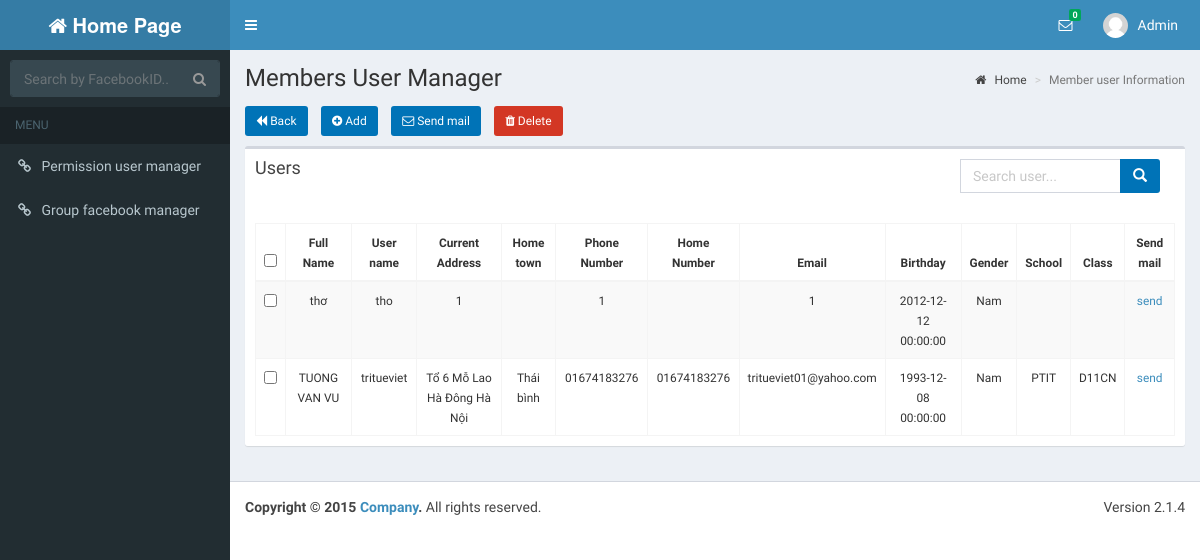
Screenshot of /viewUserInGroupUser.php?GroupUserId=1 (signed in) with the database file from the repository.
### tables this page shows
CREATE TABLE IF NOT EXISTS `users` (
  `UserId` int(20) NOT NULL AUTO_INCREMENT,
  `UserName` varchar(30) NOT NULL,
  `Password` varchar(16) NOT NULL,
  `FullName` varchar(50) DEFAULT NULL,
  `Address1` varchar(100) DEFAULT NULL,
  `Birthday` datetime DEFAULT NULL,
  `PhoneNumber1` varchar(15) DEFAULT NULL,
  `Email` varchar(50) DEFAULT NULL,
  `Gender` varchar(10) DEFAULT NULL,
  `CreateTime` timestamp NOT NULL DEFAULT '0000-00-00 00:00:00',
  `UpdateTime` timestamp NOT NULL DEFAULT '0000-00-00 00:00:00' ON UPDATE CURRENT_TIMESTAMP,
  `Avatar` varchar(100) DEFAULT NULL,
  `PhoneNumber2` varchar(100) DEFAULT NULL,
  `Address2` varchar(100) DEFAULT NULL,
  `Class` varchar(50) DEFAULT NULL,
  `School` varchar(100) DEFAULT NULL,
  `FacebookId` varchar(50) DEFAULT NULL,
  PRIMARY KEY (`UserId`),
  KEY `avatar` (`Avatar`)
);

CREATE TABLE IF NOT EXISTS `user_groupuser` (
  `UserGroupUserId` int(20) NOT NULL AUTO_INCREMENT,
  `UserId` int(20) DEFAULT NULL,
  `GroupUserId` int(20) DEFAULT NULL,
  PRIMARY KEY (`UserGroupUserId`),
  KEY `fk_user_groupuser_users_idx` (`UserId`),
  KEY `fk_user_groupuser_groupuser_idx` (`GroupUserId`)
);

### viewUserInGroupUser.php (the view, shortened to what the rows shown need)
<!DOCTYPE html>
<?php
require_once '/dao/daoUsers.php';
require_once '/models/users.php';
require_once '/dao/daoInbox.php';
require_once '/dao/daoGroupUser.php';
$key = !isset($_GET['key']) ? "" : $_GET['key'];
$userNameLogin = getUserById($_SESSION['user_id']);
$groupId = $_GET['GroupUserId'];
if (checkRoleAdminUsingUserId($_SESSION['user_id']) || checkRoleQuanTri($_SESSION['user_id'])) {
    if (isset($key)) {
        $listUser = (array) getListUserbyKey($groupId, $key);
    } else
        $listUser = (array) getListUserInGroupUserUsingGroupUserId($groupId);
} else {
    header("Location: homePage.php");
}
?>
<html>
    <head>
        <?php include 'includeCss.php'; ?>
        <link rel="stylesheet" href="dist/css/skins/_all-skins.min.css">
        <link rel="stylesheet" href="plugins/bootstrap-wysihtml5/bootstrap3-wysihtml5.min.css">
        <link rel="stylesheet" href="mailBox/css/token-input.css">
        <link rel="stylesheet" href="mailBox/css/token-input-facebook.css">
        <link rel="stylesheet" href="bootstrap/css/sweetalert.css"/>
    </head>
    <body class="hold-transition skin-blue sidebar-mini">
        <div class="wrapper">
            <?php include 'includeTab.php';?>
            <div class="content-wrapper">
                <section class="content-header">
                    <h1>
                        Members User Manager
                    </h1>
                </section>
                <section class="content">
                    <form method="post" id="myForm" >
                        <div class="row">
                            <div class="col-md-12">
                                <div class="box table-responsive ">
                                    <div class="box-body ">
                                        <table id="example1" class="table table-bordered table-striped" cellspacing="0" width="100%">
                                            <thead>
                                                <tr>
                                                    <th class="text-center"><input type="checkbox" id ="selectall"/></th>
                                                    <th class="text-center"><small>Full Name</small></th>
                                                    <th class="text-center"><small>User name</small></th>
                                                    <th class="text-center"><small>Current Address</small></th>
                                                    <th class="text-center"><small>Home town</small></th>
                                                    <th class="text-center"><small>Phone Number</small></th>
                                                    <th class="text-center"><small>Home Number</small></th>
                                                    <th class="text-center"><small>Email</small></th>
                                                    <th class="text-center"><small>Birthday</small></th>
                                                    <th class="text-center"><small>Gender</small></th>
                                                    <th class="text-center"><small>School</small></th>
                                                    <th class="text-center"><small>Class</small></th>
                                                    <th class="text-center"><small>Send mail</small></th>
                                                </tr>
                                            </thead>
                                            <tbody>
                                                <?php
                                                foreach ($listUser as $row) {
                                                    echo '<tr>';
                                                    echo "<td class =\"text-center\"><input type=\"checkbox\" class =\"cbox\" name=\"checkbox_name[]\" value=\"{$row->getUserId()},{$row->getUserName()}({$row->getEmail()})\" /></td>";
                                                    echo "<td class=\"text-center\" ><small>{$row->getFullName()}</smail></td>";
                                                    echo "<td class=\"text-center\" ><small>{$row->getUserName()}</smail></td>";
                                                    echo "<td class=\"text-center\" ><small>{$row->getAddress1()}</smail></td>";
                                                    echo "<td class=\"text-center\" ><small>{$row->getAddress2()}</smail></td>";
                                                    echo "<td class=\"text-center\" ><small>{$row->getPhoneNumber1()}</smail></td>";
                                                    echo "<td class=\"text-center\" ><small>{$row->getPhoneNumber2()}</smail></td>";
                                                    echo "<td class=\"text-center\" ><small>{$row->getEmail()}</smail></td>";
                                                    echo "<td class=\"text-center\" ><small>{$row->getBirthday()}</smail></td>";
                                                    if ($row->getGender() == 1)
                                                        echo "<td class=\"text-center\" ><small>Nam</smail></td>";
                                                    else
                                                        echo "<td class=\"text-center\" ><small>Nữ</smail></td>";
                                                    echo "<td class=\"text-center\" ><small>{$row->getSchool()}</smail></td>";
                                                    echo "<td class=\"text-center\" ><small>{$row->getClass()}</smail></td>";
                                                    echo "<td class=\"text-center\"><small><a href = sentMailPage.php?UserId={$row->getUserId()}&UserName={$row->getUserName()}({$row->getEmail()})>send</a></small></td>";
                                                    echo '</tr>';
                                                }
                                                ?>
                                            </tbody>
                                        </table>
                                    </div>
                                </div>
                            </div>
                        </div>
                    </form>
                </section>
            </div>
        </div>
    </body>
</html>

### includeTab.php (shortened to what the rows shown need)
<header class="main-header">
    <nav class="navbar navbar-static-top" role="navigation">
        <div class="navbar-custom-menu">
            <ul class="nav navbar-nav">
                <li class="dropdown user user-menu">
                    <a href="#" class="dropdown-toggle" data-toggle="dropdown">
                        <img src="dist/img/user2-160x160.jpg" class="user-image" alt="User Image">
                        <span class="hidden-xs"> <?php echo $userNameLogin->getFullName(); ?>&nbsp;&nbsp; </span>
                    </a>
                </li>
            </ul>
        </div>
    </nav>
</header>

### rows the page displays
users: FullName "Admin"
user_groupuser: UserId.FullName "thơ", UserId.UserName "tho", UserId.Address1 "1", UserId.PhoneNumber1 "1", UserId.Email "1", UserId.Birthday "2012-12-12 00:00:00"
user_groupuser: UserId.FullName "TUONG VAN VU", UserId.UserName "tritueviet", UserId.Address1 "Tổ 6 Mỗ Lao Hà Đông Hà Nội", UserId.Address2 "Thái bình", UserId.PhoneNumber1 "01674183276", UserId.PhoneNumber2 "01674183276", UserId.Email "tritueviet01@yahoo.com", UserId.Birthday "1993-12-08 00:00:00", UserId.School "PTIT", UserId.Class "D11CN"
